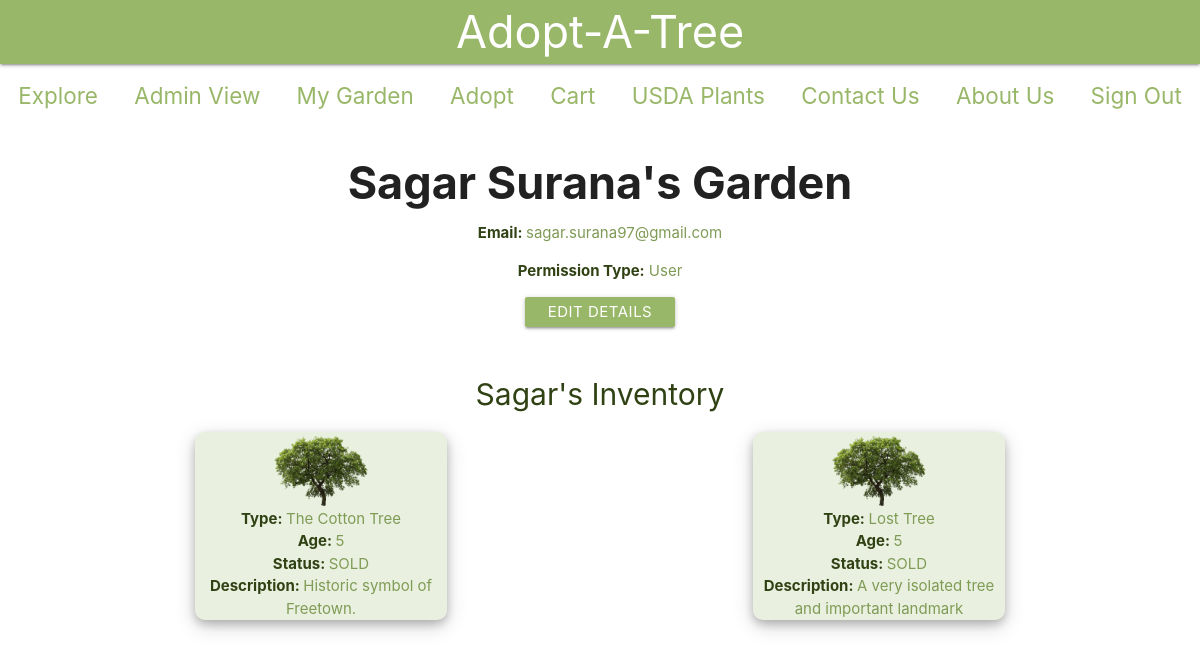
Page /auth/main/profile (signed in) on the committed database.
### main/models.py (models this page shows)
class Permissions(models.Model):
    user_id = models.ForeignKey(User, on_delete = models.CASCADE)
    ADMIN = "Admin"
    USER = "User"
    SELLER = "Seller"
    PERMISSION_TYPES = (
        (ADMIN, "Admin"),
        (USER, "User"),
        (SELLER, "Seller")
    )
    perm_type = models.CharField(
        max_length=9,
        choices= PERMISSION_TYPES,
        default = USER,
    )

class TreeType(models.Model):
    breed = models.CharField(max_length=250, unique=True)
    description = models.CharField(max_length=250)

class Trees(models.Model):
    tree_type_id = models.ForeignKey(TreeType, on_delete=models.CASCADE)
    age = models.IntegerField()
    location = models.CharField(max_length=250)
    AVAILABLE = 'AVAILABLE'
    SOLD = 'SOLD'
    PENDING = 'PENDING'
    STATUS_CHOICES = (
        (AVAILABLE, 'Available'),
        (PENDING, 'Sold'),
        (SOLD, 'Pending'),
    )
    status = models.CharField(
        max_length = 9,
        choices = STATUS_CHOICES,
        default = AVAILABLE
    )

### main/views.py (the view)
# urls.py: path('profile', views.userProfileView, name="userProfileView"),
@csrf_exempt
def userProfileView(request):
    """PROFILE view, GET request to get all of one's details onto a page"""
    if request.method == "GET":
        if request.user.is_authenticated:
            curr_user = User.objects.get(id=request.user.id)
            trees_owned = []
            for tree in UserTrees.objects.all().filter(user_id=curr_user):
                tree_obj = tree.trees_id
                tree_type_obj = tree_obj.tree_type_id
                curr = {
                    "age" : tree_obj.age, "status" : tree_obj.status,
                    "breed" : tree_type_obj.breed, "description" : tree_type_obj.description
                }
                trees_owned.append(curr)
            permission = Permissions.objects.filter(user_id=curr_user).first()
            data = {
                "firstname": curr_user.first_name, "lastname" : curr_user.last_name,
                "email" : curr_user.email, "usertype" : permission.perm_type,
                "treesowned" : trees_owned
            }
            return render(request, "main/profile.html", {"data":data}, status=200)
        else:
            return HttpResponse("User unauthorized.", status=401)
    elif request.method == "DELETE":
        if request.user.is_authenticated:
            curr_user_perm_obj = Permissions.objects.get(user_id=request.user.id)
        else:
            return HttpResponse("User unauthorized.", status=401)
    else:
        return HttpResponse("Method not allowed.", status=405)

### templates/main/profile.html (shortened to what this page needs)
{% load static from staticfiles %}
<link rel="stylesheet" href="https://cdnjs.cloudflare.com/ajax/libs/materialize/1.0.0/css/materialize.min.css">
<link rel="stylesheet" href="{% static 'profile.css' %}">
<nav>
    <div class="nav-wrapper">
        <a href="#!" class="brand-logo center">Adopt-A-Tree</a>
    </div>
</nav>
<div class="navbar">
    <ul id="nav-mobile">
        <li><a href="/explore">Explore</a></li>
        <li><a href="/adminview">Admin View</a></li>
        <li><a href="/profile">My Garden</a></li>
        <li><a href="/adopt">Adopt</a></li>
        <li><a href="/cart">Cart</a></li>
        <li><a href="/main/displayplants">USDA Plants</a></li>
        <li><a href="/main/contactus">Contact Us</a></li>
        <li><a href="/main/aboutus">About Us</a></li>
        <li><a href="/auth/signout">Sign Out</a></li>
    </ul>
</div>
<div id="body">
    <div id="profile">
        <div id="personalinfo">
            <h3>{{ data.firstname }} {{ data.lastname}}'s Garden</h3>
            <div class="info"><p class="field"> Email: </p><p class="response"> {{ data.email}} </p></div>
            <div class="info"><p class="field">Permission Type:</p><p class="response"> {{ data.usertype}}</p></div>
        </div>
        <form>
            <button formaction="/profile/edit" class="btn-large">Edit Details</button>
        </form>
        <div id="inventory">
            <p class="inventoryhead">{{data.firstname}}'s Inventory</p>
            <div id="alltrees">
            {% for tree in data.treesowned %}
                <div class="treebox">
                    <div class="imgtreediv">
                        <img class="imgtree" src="/static/img/tree.png" alt="tree"/>
                    </div>
                    <div><p class="field">Type: </p><p class="response">{{tree.breed}}</p></div>
                    <div><p class="field">Age: </p><p class="response">{{tree.age}}</p></div>
                    <div><p class="field">Status: </p><p class="response">{{tree.status}}</p></div>
                    <div><p class="field">Description: </p><p class="response">{{tree.description}}</p></div>
                </div>
            {% endfor %}
            </div>
        </div>
    </div>
</div>

### assets/profile.css (style rules this page uses)
.nav-wrapper { background-color: #98B768; color: white; margin: auto; padding: 0; }
.nav-wrapper a { color: white; font-size: 3rem; }
.navbar { align-content: center; margin: auto; padding: 0; padding-bottom: 2rem; }
.navbar ul a { color: #98B768; font-size: 1.5rem; }
.navbar ul { display: flex; flex-direction: row; flex-wrap: wrap; margin: auto; padding: 0; align-content: center; text-align: center; align-items: center }
.navbar ul li { text-align: center; padding: 1rem; align-content: center; align-self: center; margin: auto; }
nav { background-color: #98B768; }
.btn-large { background-color: #98B768; font-size: 1rem; text-align: center; height: 2rem; width: 10rem; margin: auto; padding: 0; vertical-align: middle; line-height: 6px; align-content: center; align-self: center; display: block; }
.inventoryhead { margin: 0; color: #304214; font-size: 2rem; text-align: center; }
#personalinfo { text-align: center; }
#inventory { text-align: center; color: #304214; font-size: 1rem; padding-top: 2rem; }
.info { margin: 1rem; }
#personalinfo p { display: inline; }
.field { color: #304214; font-weight: bold; }
.response { color: rgb(127, 155, 85); }
h3 { font-weight: bold; font-size: 3rem; margin: 0; }
.treebox { text-align: center; margin: 1rem; }
.treebox p { margin: 0; padding: 0; display: inline; }
#alltrees { margin: auto; align-content: center; display: flex; justify-content: space-between; flex-direction: row; flex-wrap: wrap; width: 70%; }
.treebox { background-color: rgba(151, 183, 104, 0.206); width: 30%; border-radius: 10px; box-shadow: 0 4px 8px 0 rgba(0, 0, 0, 0.2), 0 6px 20px 0 rgba(0, 0, 0, 0.19); margin-bottom: 3rem; }
.imgtree { width: 40%; }

### rows in the picture
Permissions: usertype "User"
TreeType: breed "The Cotton Tree", description "Historic symbol of Freetown."
Trees: status "SOLD"
TreeType: breed "Lost Tree", description "A very isolated tree and important landmark"
Trees: status "SOLD"

### other values in the picture
{{ data.firstname }} "Sagar"
{{ data.lastname }} "Surana"
{{ data.email }} "sagar.surana97@gmail.com"
{{ tree.age }} "5" "5"
